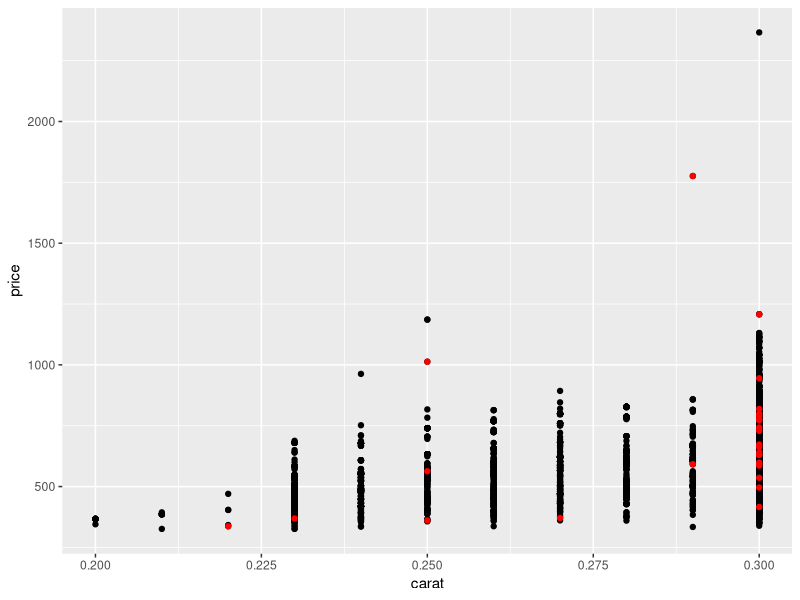

Write R code to recreate this figure.
## ---- chunk 1
# knitr options
knitr::opts_chunk$set(echo = TRUE)
## ---- chunk 2
library(tidyverse)

## ---- chunk 3
## NOTE: Re-write this code to use the placeholder
diamonds %>% glimpse(.)
## ---- chunk 4
## TASK: Uncomment and run this code; explain
##       why it fails and fix it.
2 %>%
  {. * .}

## ---- chunk 5
diamonds %>%
  filter(carat <= 0.3) %>%

  ggplot(aes(carat, price)) +
  geom_point() +
  geom_point(
    ## TODO: Re-write this section
    data = diamonds %>%
      filter(
        carat <= 0.3,
        cut == "Fair"
      ),
    color = "red"
  )
